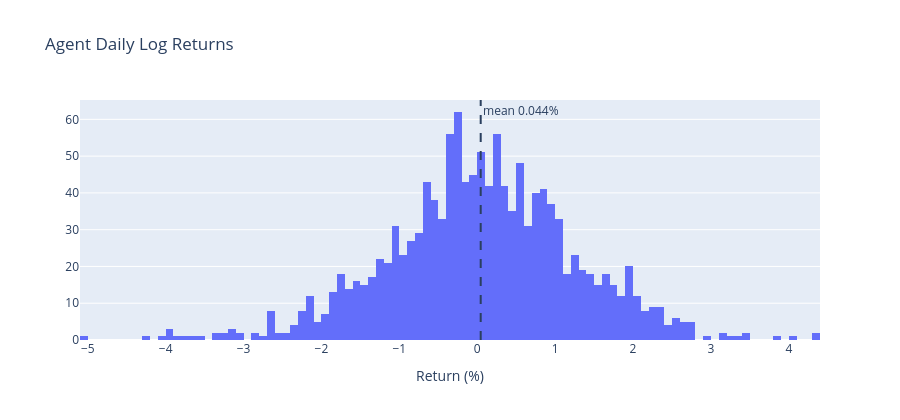

Notebook code for this chart:
### Markdown cell above
## 8. Daily Return Distribution

### Code cell
r = results['log_return'] * 100
fig = go.Figure(go.Histogram(x=r, nbinsx=100))
fig.add_vline(x=r.mean(), line_dash='dash', annotation_text=f'mean {r.mean():.3f}%')
fig.update_layout(title='Agent Daily Log Returns', xaxis_title='Return (%)', height=420)
fig.show()
print(f'skew: {r.skew():.2f} | kurtosis: {r.kurtosis():.2f} | '
      f'best day: {r.max():+.2f}% | worst day: {r.min():+.2f}%')

### Figure 1 — Plotly figure (JSON) as saved in the notebook; plotly's stock layout.template omitted (floating-point values rounded to 4 significant figures; data arrays with more than 128 entries replaced by an {"elided": "..."} marker saying what was removed)
{"data": [{"nbinsx": 100, "type": "histogram", "x": {"elided": "1319 float values"}}], "layout": {"annotations": [{"showarrow": false, "text": "mean 0.044%", "x": 0.04415, "xanchor": "left", "xref": "x", "y": 1, "yanchor": "top", "yref": "y domain"}], "height": 420, "shapes": [{"line": {"dash": "dash"}, "type": "line", "x0": 0.04415, "x1": 0.04415, "xref": "x", "y0": 0, "y1": 1, "yref": "y domain"}], "title": {"text": "Agent Daily Log Returns"}, "xaxis": {"title": {"text": "Return (%)"}}}}
